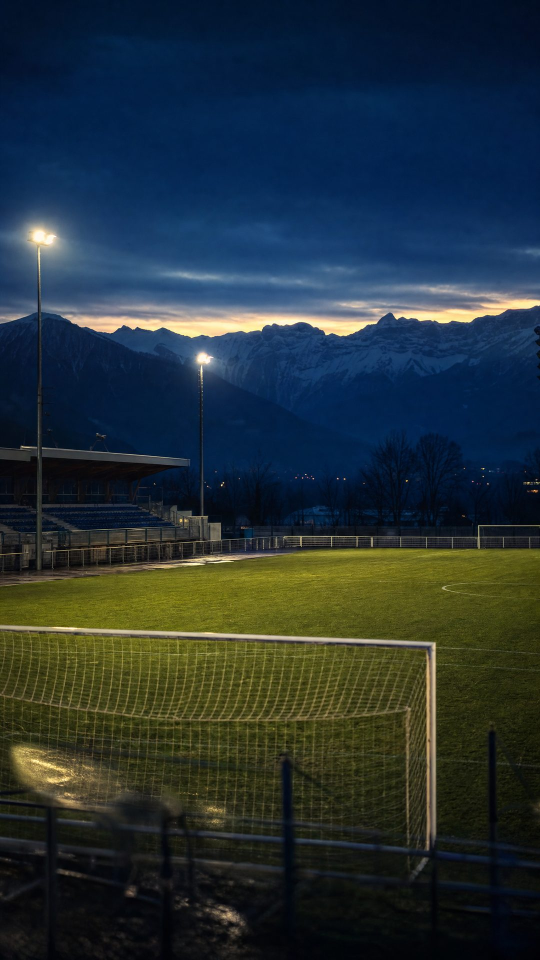
#> input picture 06_slides_gfa/assets/01-stade-albanais.jpg, 1080 x 1920 px (shown at 1/2 size)
$ python apercu_grille.py ../../06_slides_gfa/assets/01-stade-albanais.jpg out.png
#> lines starting #> are read from the running program, lines starting #| are printed output that depends on the picture
# Aperçu « grille de profil » : recadrage 3:4 au centre + zones couvertes par Instagram
# (compteur de vues en bas à gauche, icône lecture en haut à droite)
import sys
from PIL import Image, ImageDraw
g = Image.open(sys.argv[1]).convert("RGB")
#> g is the input picture: PIL image 1080x1920 RGB; mean R, G, B 36.2, 49.6, 55.1
c = g.crop((0, 240, 1080, 1680))
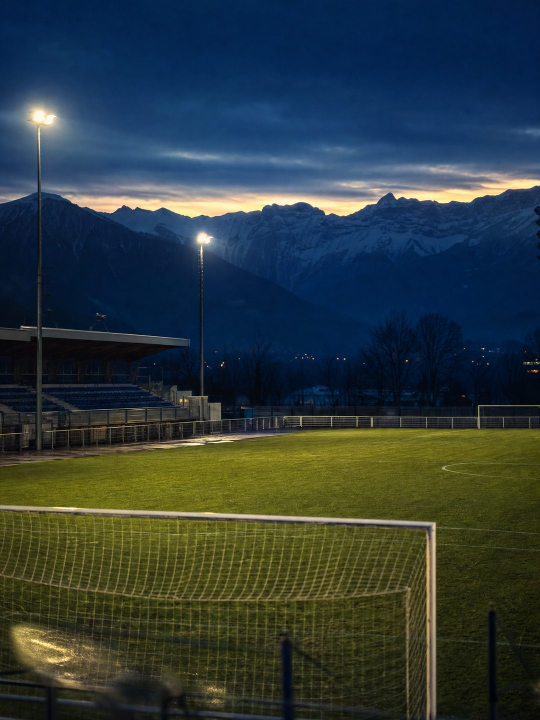
#> c: PIL image 1080x1440 RGB (shown at 1/2 size); mean R, G, B 45.5, 59.1, 60.8
d = ImageDraw.Draw(c, "RGBA")
d.rectangle((0, 1440 - 190, 1080, 1440), fill=(255, 0, 0, 70))      # bas : compteur de vues
d.rectangle((1080 - 170, 0, 1080, 170), fill=(255, 0, 0, 70))       # haut droit : icône lecture
d.text((20, 1440 - 60), "compteur de vues", fill=(255, 255, 255))
out = Image.new("RGB", (273 + 374, 485), "white")
#> out: PIL image 647x485 RGB; every value is 255
out.paste(g.resize((273, 485)), (0, 0))
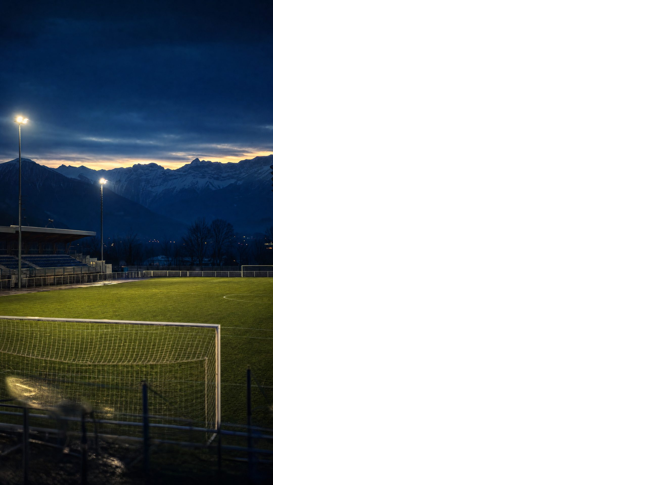
#> out: PIL image 647x485 RGB; mean R, G, B 162.7, 168.3, 170.6
out.paste(c.resize((364, 485)), (283, 0))
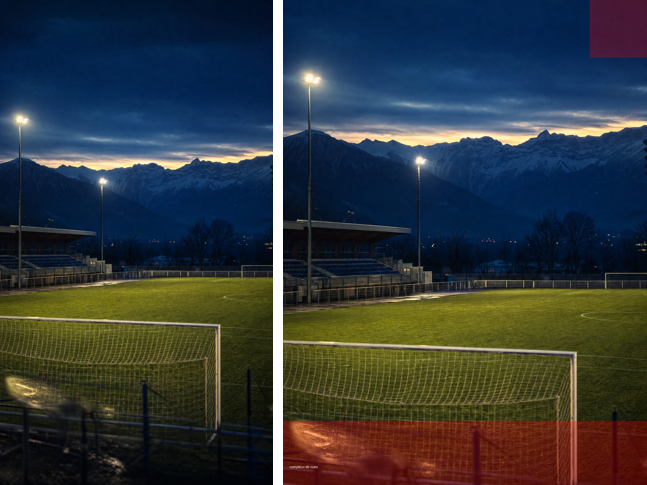
#> out: PIL image 647x485 RGB; mean R, G, B 49.8, 57.1, 60.6
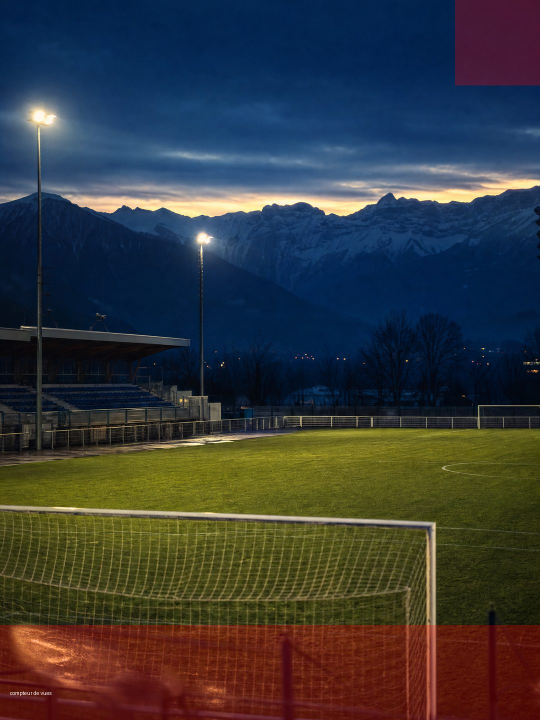
#> c: PIL image 1080x1440 RGB (shown at 1/2 size); mean R, G, B 54.4, 57.2, 59.4
out.save(sys.argv[2])

$ run again, on 06_slides_gfa/assets/03-tribune.jpg
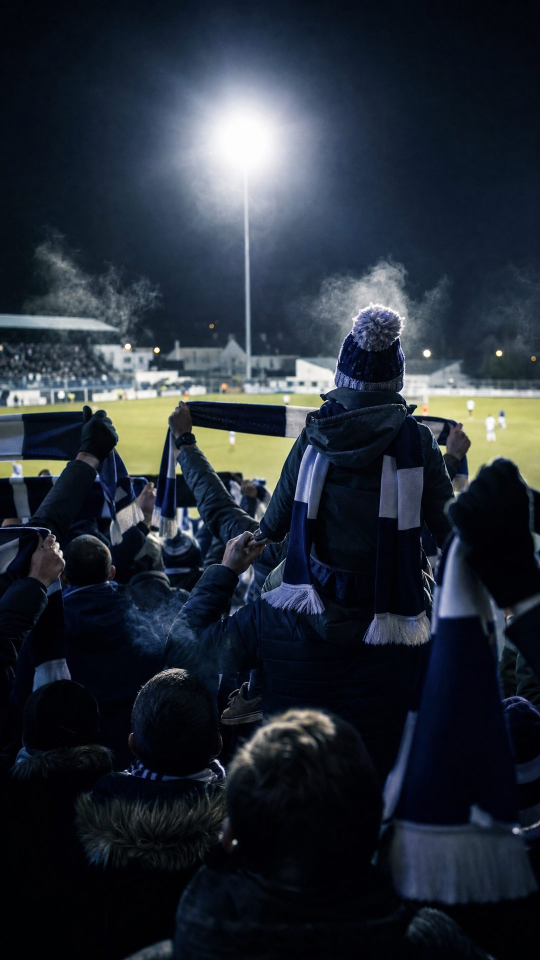
#> input picture 06_slides_gfa/assets/03-tribune.jpg, 1080 x 1920 px (shown at 1/2 size)
#> g is the input picture: PIL image 1080x1920 RGB; mean R, G, B 37.7, 44.8, 54.7
#> `out.paste(c.resize((364, 485)), (283, 0))`:
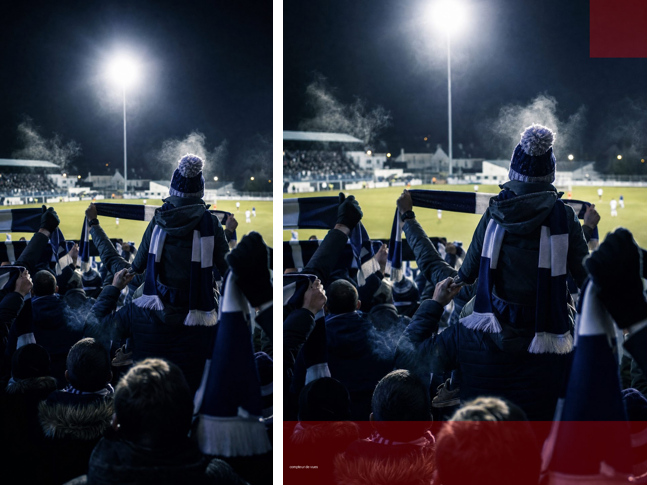
#> out: PIL image 647x485 RGB; mean R, G, B 50.4, 51.5, 61
#> `out.paste(c.resize((364, 485)), (283, 0))`:
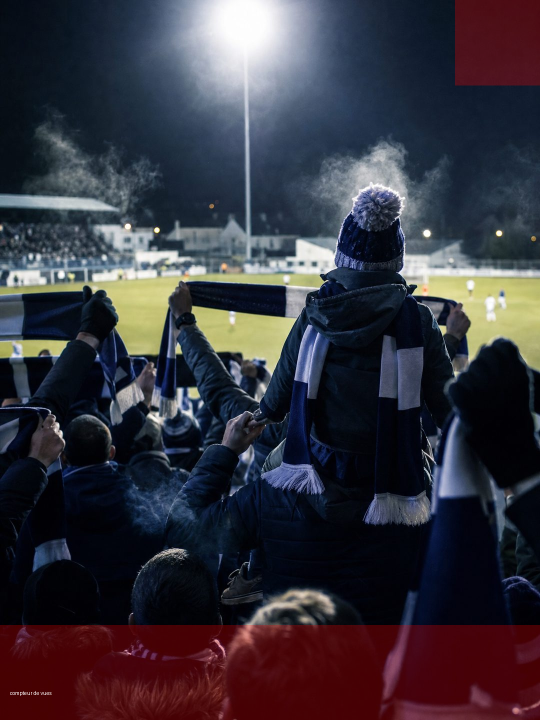
#> c: PIL image 1080x1440 RGB (shown at 1/2 size); mean R, G, B 54.2, 51, 60.3

$ run again, on 06_slides_gfa/assets/04-jorn-partia-1.jpg
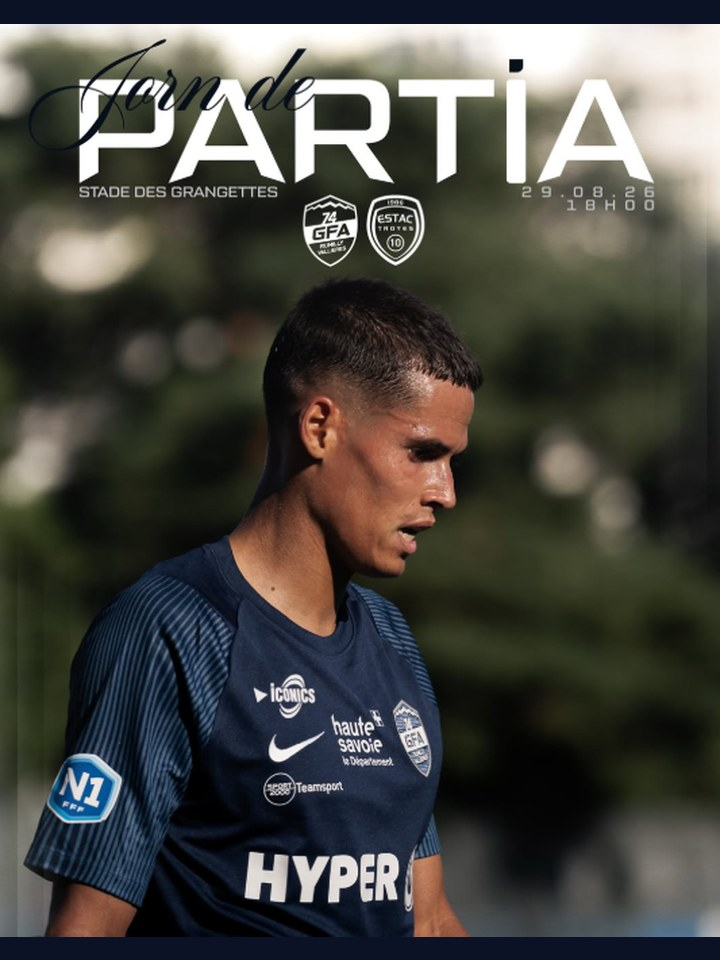
#> input picture 06_slides_gfa/assets/04-jorn-partia-1.jpg, 720 x 960 px
#> g is the input picture: PIL image 720x960 RGB; mean R, G, B 71.8, 71.3, 66
#> `out.paste(c.resize((364, 485)), (283, 0))`:
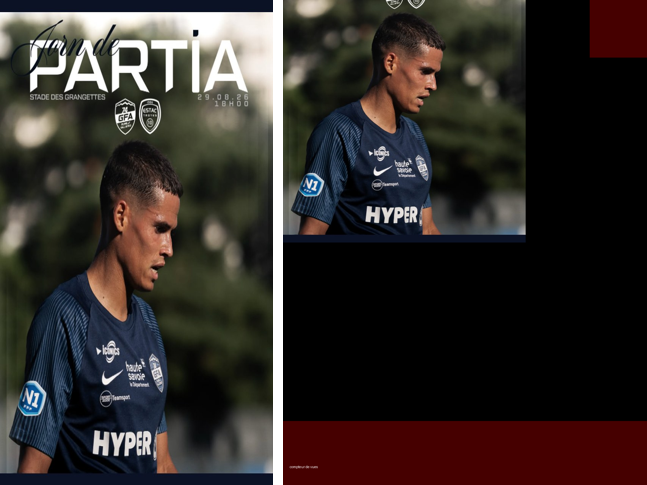
#> out: PIL image 647x485 RGB; mean R, G, B 50.1, 43.8, 40.7
#> `out.paste(c.resize((364, 485)), (283, 0))`:
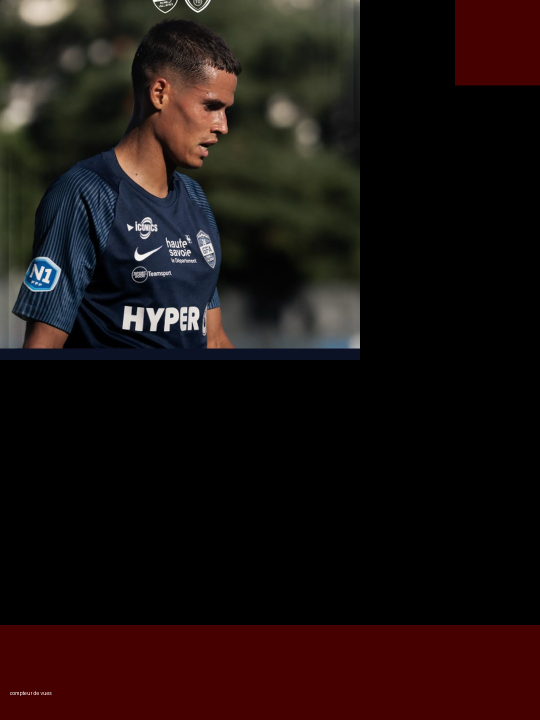
#> c: PIL image 1080x1440 RGB (shown at 1/2 size); mean R, G, B 28.2, 17.4, 15.9
